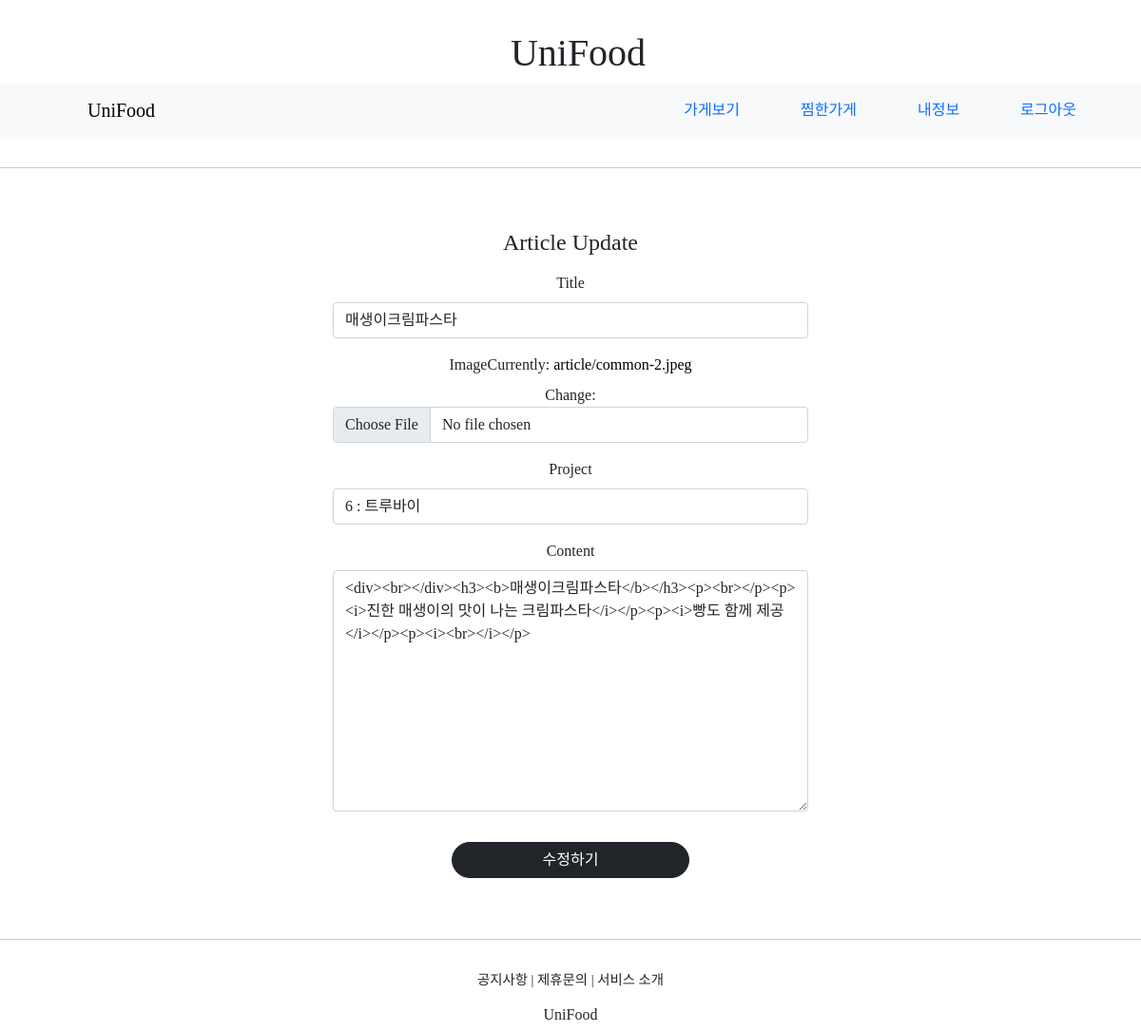
The page /articles/update/64 (signed in) on the database its author committed.
### articleapp/models.py (models this page shows)
class Article(models.Model):
    writer = models.ForeignKey(User, on_delete=models.SET_NULL, related_name='article',null=True)
    project = models.ForeignKey(Project, on_delete=models.SET_NULL, related_name='article', null=True)
    title = models.CharField(max_length=200, null=True)
    image = models.ImageField(upload_to='article/', null=False)
    content = models.TextField(null=True)
    created_at = models.DateField(auto_now_add=True, null=True)
    like = models.IntegerField(default=0)

### projectapp/models.py (models this page shows)
class Project(models.Model):
    image = models.ImageField(upload_to='project/', null=False)
    title = models.CharField(max_length=20, null=False)
    description = models.CharField(max_length=200, null=True)
    created_at = models.DateTimeField(auto_now=True)
    def __str__(self):
        return f'{self.pk} : {self.title}'

### articleapp/views.py (the view, shortened to what this page needs)
# urls.py: path('update/<int:pk>', ArticleUpdateView.as_view(), name='update'),
@method_decorator(article_ownership_required, 'get')
@method_decorator(article_ownership_required, 'post')
class ArticleUpdateView(UpdateView):
    model = Article
    context_object_name = 'target_article'
    form_class = ArticleCreationForm
    template_name = 'articleapp/update.html'

### articleapp/forms.py
class ArticleCreationForm(ModelForm):
    content = forms.CharField(widget=forms.Textarea(attrs={'class': 'editable text-left',
                                                           'style': 'height: auto;'}))
    project = forms.ModelChoiceField(queryset=Project.objects.all(), required=False)
    class Meta:
        model = Article
        fields = ['title', 'image', 'project', 'content']

### articleapp/templates/articleapp/update.html (shortened to what this page needs)
{% extends 'base.html' %}
{% load bootstrap4 %}
{% block content %}
<link rel="stylesheet" href="//cdn.jsdelivr.net/npm/medium-editor@5.23.2/dist/css/medium-editor.min.css" type="text/css" media="screen" charset="utf-8">
    <div style="text-align: center; max-width: 500px; margin: 4rem auto">
        <div class="mb-3">
            <h4>Article Update</h4>
        </div>
        <form action = "{% url 'articleapp:update' pk=target_article.pk %}" method="post" enctype="multipart/form-data">
        {% bootstrap_form form %}
        <input type="submit" value="수정하기" class="btn btn-dark rounded-pill col-6 mt-3">
    </form>
    </div>
{% endblock %}

### static/base.css (style rules this page uses)
a { color: black; text-decoration: none; }

### rows shown on the page
Article: title "매생이크림파스타", project "6 : 트루바이", content "<div><br></div><h3><b>매생이크림파스타</b></h3><p><br></p><p><i>진한 매생이의 맛이 나는 크림파스타</i></p><p><i>빵도 함께 제공</i></p><p><i><br></i></p>"
